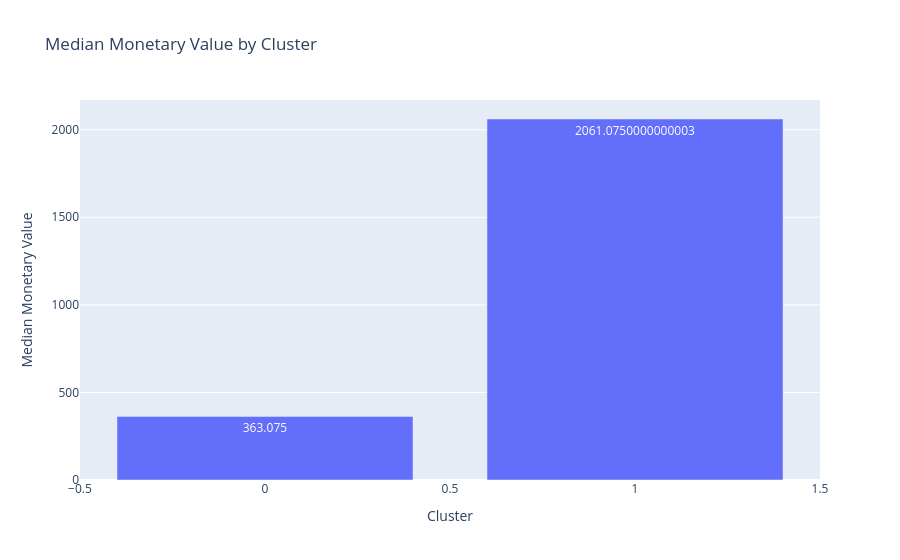

This figure's notebook cell:
### Code cell
fig = px.bar(cluster_profile, x = "Clusters", y = "Median_Monetary",
    text = "Median_Monetary", title = "Median Monetary Value by Cluster",
    labels={
        "Clusters": "Cluster",
        "Median_Monetary": "Median Monetary Value"
    }
)

fig.show()

### Figure 1 — Plotly figure (JSON) as saved in the notebook; plotly's stock layout.template omitted (floating-point values rounded to 4 significant figures)
{"data": [{"hovertemplate": "Cluster=%{x}<br>Median Monetary Value=%{text}<extra></extra>", "legendgroup": "", "marker": {"color": "#636efa", "pattern": {"shape": ""}}, "name": "", "orientation": "v", "showlegend": false, "text": [363.1, 2061.0], "textposition": "auto", "type": "bar", "x": [0, 1], "xaxis": "x", "y": [363.1, 2061.0], "yaxis": "y"}], "layout": {"barmode": "relative", "legend": {"tracegroupgap": 0}, "title": {"text": "Median Monetary Value by Cluster"}, "xaxis": {"anchor": "y", "domain": [0, 1], "title": {"text": "Cluster"}}, "yaxis": {"anchor": "x", "domain": [0, 1], "title": {"text": "Median Monetary Value"}}}}
